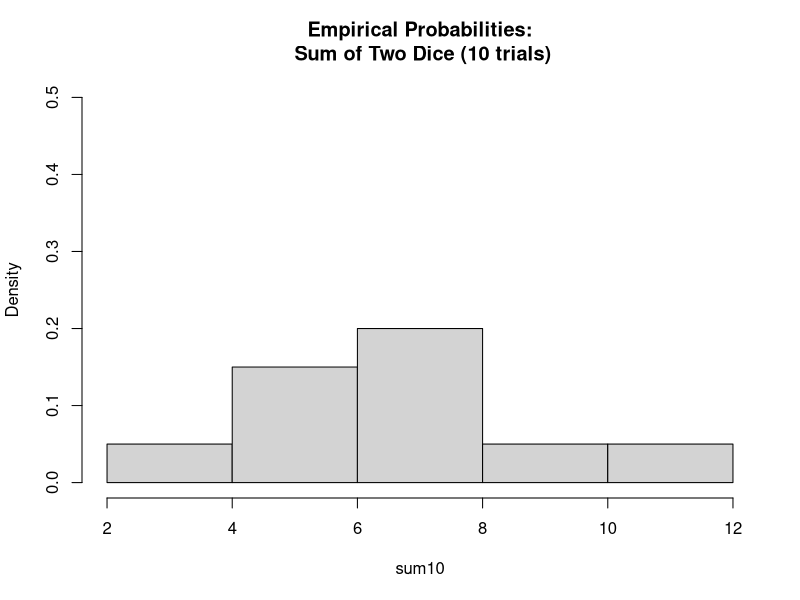
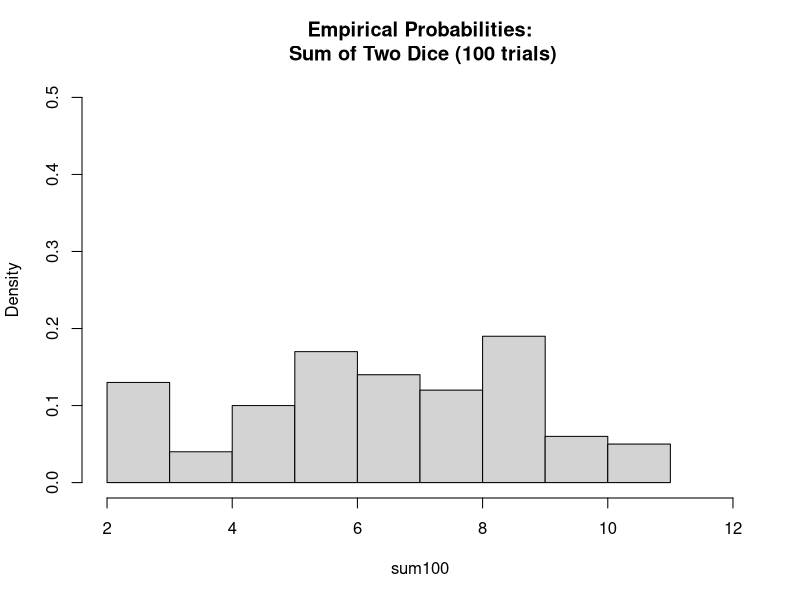

Write the R code that produced these figures, in order.
## ---- chunk 1
# define the sample space of a fair, 6 sided die
S_die <- c(1,2,3,4,5,6)

# "roll" the first die
(die1 <- sample(S_die, 1))

# "roll" the second die
(die2 <- sample(S_die, 1))

# find the sum of the two rolls
die1 + die2
## ---- chunk 2
# first, we will initialize a vector to store the sum results from our rolls
sum10 <- vector(mode = "numeric", length = 10)

for(i in 1:10){
  
  # roll the dice
  die1 <- sample(S_die, 1)
  die2 <- sample(S_die, 1)
  
  # find and record the sum
  sum10[i] <- die1 + die2
}
## ---- chunk 3
sum10
## ---- chunk 4
#| fig-width: 4
#| fig-height: 4

# frequency table of our 10 trials
table(sum10)

# histogram of our 10 trials
hist(sum10,
     freq = FALSE, # to show densities instead of frequencies
     breaks = 4,
     xlim = c(2, 12),
     ylim = c(0,0.5),
     main = "Empirical Probabilities:\n Sum of Two Dice (10 trials)")
## ---- chunk 5
# first, we will initialize a vector to store the sum results from our rolls
sum100 <- vector(mode = "numeric", length = 100)

for(i in 1:100){
  
  # roll the dice
  die1 <- sample(S_die, 1)
  die2 <- sample(S_die, 1)
  
  # find and record the sum
  sum100[i] <- die1 + die2
}
## ---- chunk 6
#| fig-width: 4
#| fig-height: 4

# frequency table of our 10 trials
table(sum100)

# histogram of our 10 trials
hist(sum100,
     freq = FALSE, # to show densities instead of frequencies
     breaks = 8,
     xlim = c(2, 12),
     ylim = c(0,0.5),
     main = "Empirical Probabilities:\n Sum of Two Dice (100 trials)")
